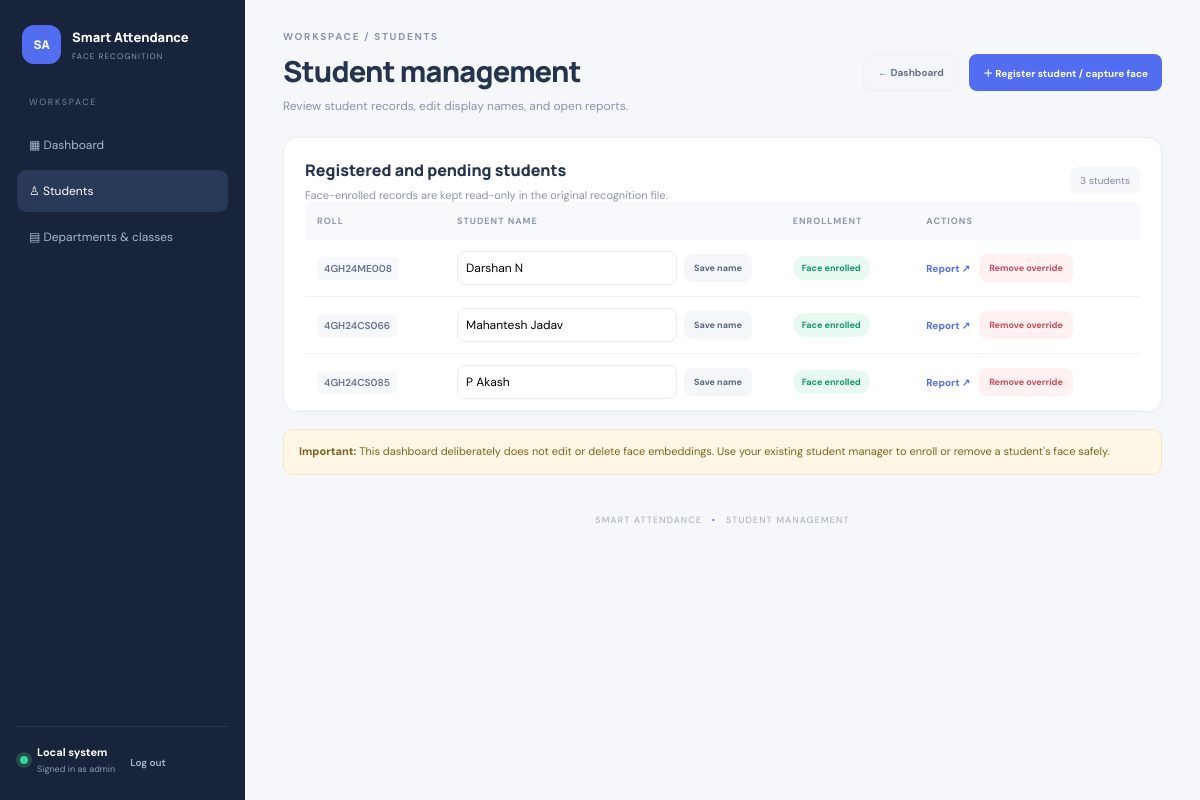
The app's page /students (signed in) with its own data.
### tables this page shows
CREATE TABLE student_overrides (
            roll TEXT PRIMARY KEY, display_name TEXT NOT NULL, updated_at TEXT NOT NULL);

### app.py (the view)
@app.get("/students")
@role_required("hod")
def students_page():
    students = sorted(load_students().values(), key=lambda s: (s["name"].lower(), s["roll"]))
    return render_template("students.html", students=students, admin_user=session.get("admin_user", "admin"))

### app.py (called while the page is built)
@contextmanager
def db():
    conn = sqlite3.connect(DASHBOARD_DB, timeout=10)
    conn.row_factory = sqlite3.Row
    conn.execute("PRAGMA foreign_keys = ON")
    try:
        yield conn
        conn.commit()
    except Exception:
        conn.rollback()
        raise
    finally:
        conn.close()

def login_required(fn):
    @wraps(fn)
    def wrapped(*args, **kwargs):
        if not session.get("user_id"):
            return redirect(url_for("login", next=request.path))
        with db() as conn:
            user = conn.execute("SELECT id, username, role, display_name, is_active FROM users WHERE id=?",
                                (session["user_id"],)).fetchone()
        if not user or not user["is_active"]:
            session.clear()
            return redirect(url_for("login"))
        return fn(*args, **kwargs)
    return wrapped

def role_required(*roles):
    def decorator(fn):
        @wraps(fn)
        @login_required
        def wrapped(*args, **kwargs):
            if session.get("role") not in roles:
                return render_template("forbidden.html"), 403
            return fn(*args, **kwargs)
        return wrapped
    return decorator

### templates/students.html
<!doctype html><html lang="en"><head><meta charset="utf-8"><meta name="viewport" content="width=device-width,initial-scale=1"><title>Students | Smart Attendance</title><link rel="stylesheet" href="{{ url_for('static', filename='style.css') }}"></head><body><div class="layout"><aside class="sidebar"><div class="brand"><span class="brand-icon">SA</span><div><b>Smart Attendance</b><small>FACE RECOGNITION</small></div></div><nav><span class="nav-label">WORKSPACE</span><a href="{{ url_for('index') }}">▦ Dashboard</a><a class="active" href="{{ url_for('students_page') }}">♙ Students</a><a href="{{ url_for('department_management') }}">▤ Departments & classes</a></nav><div class="side-bottom"><span class="online"></span><div><b>Local system</b><small>Signed in as {{ admin_user }}</small></div><form method="post" action="{{ url_for('logout') }}"><button class="logout">Log out</button></form></div></aside><main class="main"><header class="topbar"><div><div class="eyebrow">WORKSPACE / STUDENTS</div><h1>Student management</h1><p>Review student records, edit display names, and open reports.</p></div><div class="top-actions"><a class="button ghost" href="{{ url_for('index') }}">← Dashboard</a><form method="post" action="{{ url_for('launch_student_manager') }}"><input type="hidden" name="next" value="{{ url_for('students_page') }}"><button class="button primary" type="submit">＋ Register student / capture face</button></form></div></header>{% with messages = get_flashed_messages(with_categories=true) %}{% if messages %}{% for category,message in messages %}<div class="flash {{ category }}">{{ message }}</div>{% endfor %}{% endif %}{% endwith %}
<section class="panel"><div class="panel-head"><div><h3>Registered and pending students</h3><p>Face-enrolled records are kept read-only in the original recognition file.</p></div><span class="pill">{{ students|length }} students</span></div><div class="table-wrap"><table><thead><tr><th>ROLL</th><th>STUDENT NAME</th><th>ENROLLMENT</th><th>ACTIONS</th></tr></thead><tbody>{% for s in students %}<tr><td><code>{{ s.roll }}</code></td><td><form class="inline-edit" method="post" action="{{ url_for('edit_student', roll=s.roll) }}"><input name="name" value="{{ s.name }}" required maxlength="120"><button class="button small">Save name</button></form></td><td><span class="status {{ 'present' if s.enrolled else 'pending' }}">{{ 'Face enrolled' if s.enrolled else 'Pending enrollment' }}</span></td><td><div class="actions"><a class="text-link" href="{{ url_for('student_report', roll=s.roll) }}">Report ↗</a><form method="post" action="{{ url_for('delete_student', roll=s.roll) }}" onsubmit="return confirm('Remove dashboard override/pending entry? Face-enrolled data will not be deleted.')"><button class="button small danger">Remove override</button></form></div></td></tr>{% else %}<tr><td colspan="4" class="empty">No students found. Check dataset/face_features.json.</td></tr>{% endfor %}</tbody></table></div></section><div class="notice"><b>Important:</b> This dashboard deliberately does not edit or delete face embeddings. Use your existing student manager to enroll or remove a student's face safely.</div><footer>SMART ATTENDANCE <span>•</span> STUDENT MANAGEMENT</footer></main></div></body></html>

### static/style.css (style rules this page uses)
:root { --bg:#f5f7fb;--line:#e8ecf3;--ink:#25334d;--muted:#8994a8;--blue:#526df0;--green:#13a678;--red:#e05b67;--purple:#8267e8 }
* { box-sizing:border-box }
body { margin:0;background:var(--bg);font-family:'DM Sans',sans-serif;color:var(--ink) }
a { color:inherit;text-decoration:none }
.layout { min-height:100vh }
.sidebar { width:245px;background:#17243b;color:#d7deeb;position:fixed;inset:0 auto 0 0;padding:25px 17px;display:flex;flex-direction:column;z-index:5 }
.brand { display:flex;align-items:center;gap:11px;padding:0 5px 32px }
.brand-icon { width:39px;height:39px;border-radius:12px;background:#536df0;color:white;display:grid;place-items:center;font:800 12px Manrope;flex-shrink:0 }
.brand b,.brand small { display:block }
.brand b { font:800 13px Manrope;color:#fff }
.brand small { font-size:8px;letter-spacing:1.1px;color:#8e9bb1;margin-top:5px }
.nav-label { display:block;font-size:9px;letter-spacing:1.7px;color:#77859e;padding:0 12px 12px }
.sidebar nav a { display:block;padding:13px 12px;margin:4px 0;border-radius:9px;color:#aab6ca;font-size:12px }
.sidebar nav a.active,.sidebar nav a:hover { background:#293958;color:#fff }
.side-bottom { margin-top:auto;border-top:1px solid #2b3850;padding:18px 3px 0;display:flex;align-items:center;gap:9px }
.side-bottom b,.side-bottom small { display:block }
.side-bottom b { font-size:11px;color:white }
.side-bottom small { font-size:9px;color:#8f9bb0;margin-top:4px }
.online { width:8px;height:8px;border-radius:50%;background:#32d69a;box-shadow:0 0 0 4px #244a4b;flex-shrink:0 }
.logout { border:0;background:transparent;color:#aab6ca;font:600 10px 'DM Sans';cursor:pointer;margin-left:auto }
.main { margin-left:245px;padding:30px 38px 20px;max-width:1700px }
.topbar { display:flex;justify-content:space-between;align-items:center;gap:20px;margin-bottom:23px }
.eyebrow { font-size:10px;letter-spacing:1.7px;font-weight:700;color:#8a95a9;margin-bottom:8px }
.topbar h1 { font:800 29px Manrope;margin:0;letter-spacing:-.8px }
.topbar p,.panel-head p { color:var(--muted);font-size:12px;margin:7px 0 0 }
.top-actions { display:flex;align-items:center;gap:10px }
.stat,.panel { background:#fff;border:1px solid var(--line);border-radius:14px;box-shadow:0 3px 12px #273b5b05 }
.panel { padding:21px 21px 0;margin-bottom:17px }
.panel-head { display:flex;align-items:center;justify-content:space-between;gap:12px }
.panel h3 { font:800 16px Manrope;margin:0 }
.panel-head p { font-size:11px }
.pill { font-size:10px;color:#7f8aa0;background:#f5f7fb;border-radius:7px;padding:7px 10px;white-space:nowrap }
.button { border:0;border-radius:8px;padding:11px 14px;display:inline-flex;align-items:center;justify-content:center;font:700 10px 'DM Sans';cursor:pointer;white-space:nowrap;text-decoration:none }
.button.primary { background:var(--blue);color:white }
.button.ghost { color:#65728a;background:#f4f6fa;border:1px solid #edf0f5 }
.button.small { padding:8px 10px;background:#f4f6fa;color:#596780;font-size:9px }
.button.danger { color:#c44d59;background:#fff0f1 }
.table-wrap { overflow-x:auto }
table { width:100%;border-collapse:collapse;text-align:left }
thead { background:#f8f9fc }
th { font-size:9px;letter-spacing:1px;color:#8c97aa;font-weight:700;padding:13px 12px }
td { padding:11px 12px;border-bottom:1px solid #f0f2f7;font-size:11px;color:#59657a }
code { font:600 10px 'DM Sans';color:#64728a;background:#f7f8fb;padding:5px 7px;border-radius:5px }
.status { display:inline-flex;border-radius:20px;padding:6px 9px;font-size:9px;font-weight:700 }
.status.present { color:#10976c;background:#e8f9f1 }
.text-link { font-size:10px;color:#526df0;font-weight:700 }
footer { text-align:center;padding:24px 0 5px;font-size:9px;color:#a1aaba;letter-spacing:1.2px }
footer span { padding:0 6px;color:#526cf0 }
.add-form input,.inline-edit input,.login-card input { border:1px solid var(--line);border-radius:8px;padding:11px;font:12px 'DM Sans';outline-color:#526df0;min-width:0 }
.inline-edit { display:flex;gap:7px;align-items:center }
.inline-edit input { max-width:220px;width:100%;padding:8px }
.actions { display:flex;align-items:center;gap:9px }
.actions form { margin:0 }
.notice { background:#fff7e5;border:1px solid #f4e5bd;color:#7d6220;border-radius:10px;padding:13px 15px;font-size:11px;line-height:1.6;margin:15px 0 }

### records on screen
student_overrides: roll "4GH24CS066", name "Mahantesh Jadav", enrolled "Face enrolled"
student_overrides: roll "4GH24CS085", name "P Akash", enrolled "Face enrolled"

### other values on screen
{{ admin_user }} "admin"
{{ students|length }} "3"
{{ s.roll }} "4GH24ME008"
{{ 'Face enrolled' if s.enrolled else 'Pending enrollment' }} "Face enrolled"
